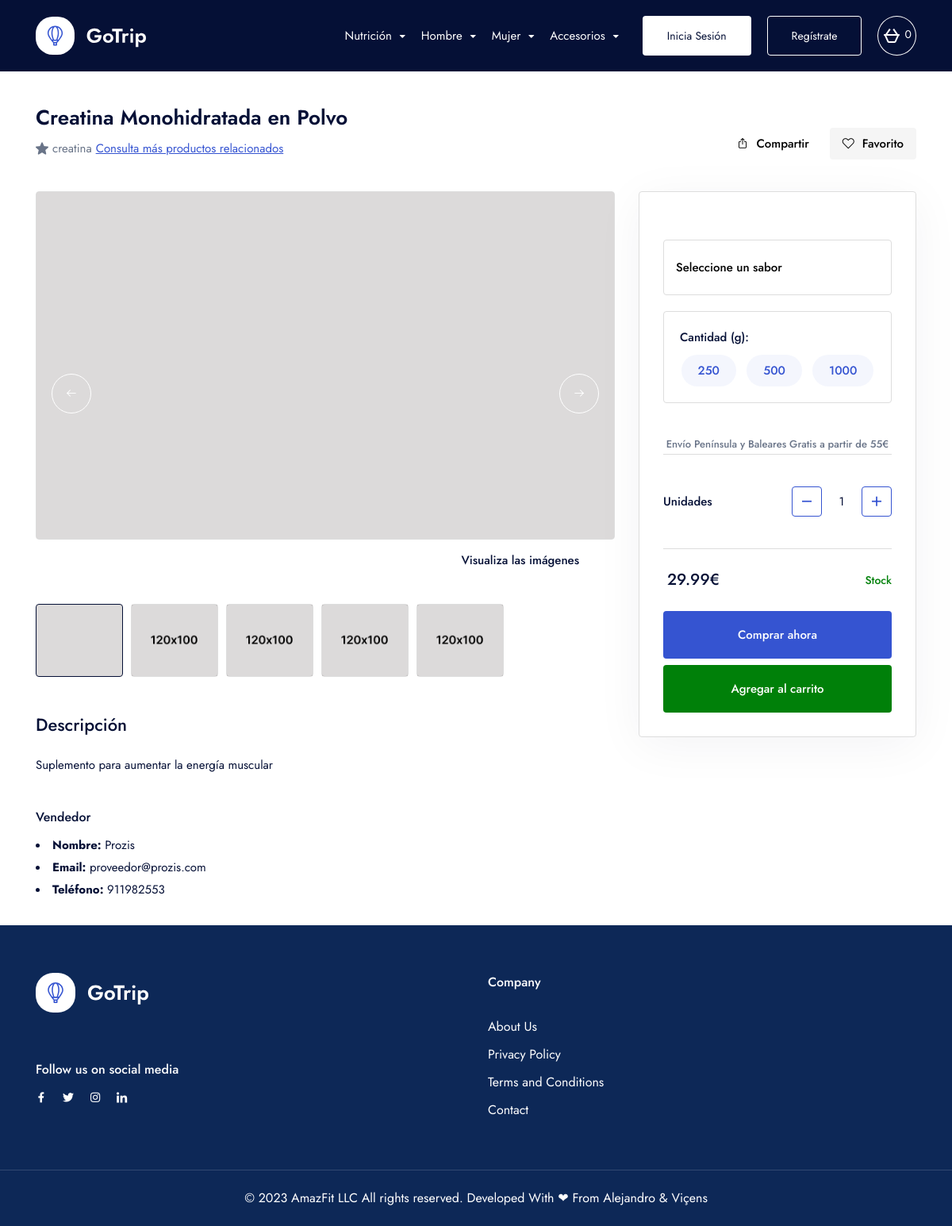
The app's page /BD204305407Z/producto.php?producto=1 with its own data.
### tables this page shows
CREATE TABLE Producto (
    idProducto INT (11) PRIMARY KEY AUTO_INCREMENT,
    nombre VARCHAR(100) NOT NULL,
    descripcion VARCHAR(255) NOT NULL,
    precio DECIMAL(10, 2) NOT NULL,
    descuento INT(3),
    stock INT NOT NULL,
    activo BOOLEAN NOT NULL,
    nombreCat VARCHAR(100) NOT NULL,
    FOREIGN KEY (nombreCat) REFERENCES Categoria(nombreCat)
);

CREATE TABLE UsuVen (
    emailVen VARCHAR(100) PRIMARY KEY,
    password VARCHAR(50) NOT NULL,
    nombre VARCHAR(50) NOT NULL,
    apellido VARCHAR(50) NULL,
    telefono INT(12) NOT NULL,
    cif VARCHAR(9) NOT NULL,
    direccion VARCHAR(255) NOT NULL
);

### BD204305407Z/producto.php (the view, shortened to what the rows shown need)
<?php
include('../conexion.php');
if (isset($_GET['producto'])) {
  $producto = $_GET['producto'];
}
$producto_query = "SELECT * FROM Producto WHERE idProducto = '$producto'";
$result = consultar("localhost", "root", "", $producto_query);
$reg = mysqli_fetch_array($result);
$producto_data = [
  'nombre' => $reg['nombre'],
  'descripcion' => $reg['descripcion'],
  'precio' => $reg['precio'],
  'stock' => $reg['stock'],
  'categoria' => $reg['nombreCat'],
];
$idProd = $reg['idProducto'];
$carac_query = "SELECT emailVen FROM Caracteristica WHERE idProducto = '$idProd' LIMIT 1";
$result_carac = consultar("localhost", "root", "", $carac_query);
$reg_carac = mysqli_fetch_array($result_carac);
$emailVen = $reg_carac['emailVen'];
$ven_query = "SELECT * FROM UsuVen WHERE emailVen = '$emailVen'";
$resultVen = consultar("localhost", "root", "", $ven_query);
$reg_ven = mysqli_fetch_array($resultVen);
$ven_data = [
  'nombre' => $reg_ven['nombre'],
  'telefono' => $reg_ven['telefono'],
  'email' => $reg_ven['emailVen'],
];
?>
<!DOCTYPE html>
<html lang="en" data-x="html" data-x-toggle="html-overflow-hidden">
<head>
  <link rel="stylesheet" href="../css/vendors.css">
  <link rel="stylesheet" href="../css/main.css">
  <link rel="stylesheet" type="text/css" href="../alertifyjs/css/alertify.css">
  <link rel="stylesheet" type="text/css" href="../alertifyjs/css/themes/default.css">
  <link rel="stylesheet" type="text/css" href="../alertifyjs/css/alertify.css">
  <link rel="stylesheet" type="text/css" href="../alertifyjs/css/themes/default.css">
</head>
<body>
  <main>
    <section class="pt-40">
      <div class="container">
        <div class="row justify-between items-end">
          <div class="col-auto">
            <h1 class="text-26 fw-600"><?= $producto_data['nombre'] ?></h1>
            <div class="d-flex x-gap-5 items-center pt-5">
              <i class="icon-star text-16 text-light-1"></i>
              <div class="text-15 text-light-1"><?= $producto_data['categoria'] ?> </div>
              <a href="categorias.php?nomCat=<?= $producto_data['categoria'] ?> " class="text-15 text-blue-1 underline">Consulta más productos relacionados</a>
            </div>
          </div>
        </div>
      </div>
    </section>
    <section class="pt-40">
      <div class="container js-pin-container">
        <div class="row y-gap-30">
          <div class="col-lg-8">
            <div class="row x-gap-80 y-gap-40 pt-40">
              <div class="col-12">
                <h3 class="text-22 fw-500">Descripción</h3>
                <p class="text-dark-1 text-15 mt-20">
                  <?= $producto_data['descripcion'] ?>
                </p>
              </div>
              <div class="col-12">
                <ul class="list-disc text-15 mt-10">
                  <li><b>Nombre:</b> <?= $ven_data['nombre'] ?> </li>
                  <li><b>Email:</b> <?= $ven_data['email'] ?></li>
                  <li><b>Teléfono:</b> <?= $ven_data['telefono'] ?></li>
                </ul>
              </div>
            </div>
          </div>
          <div class="col-lg-4">
            <div class="d-flex justify-end js-pin-content" data-offset="350">
              <div class="px-30 py-30 rounded-4 border-light bg-white w-360 lg:w-full shadow-4">
                <div class="row y-gap-20 pt-30">
                  <div class="d-flex justify-between items-center">
                    <div class="text-14 text-light-1">
                      <span class="price_product text-20 fw-500 text-dark-1 ml-5"><?= $producto_data['precio'] ?>€</span>
                    </div>
                  </div>
                </div>
              </div>
            </div>
          </div>
        </div>
      </div>
    </section>
  </main>
</body>
</html>

### records on screen
producto: nombre "Creatina Monohidratada en Polvo", nombreCat "creatina", descripcion "Suplemento para aumentar la energía muscular", precio "29.99"
usuven: nombre "Prozis", emailVen "proveedor@prozis.com", telefono "911982553"

### other values on screen
$num_cart "0"
$reg_carac['talla'] "250"
$reg_carac['talla'] "500"
$reg_carac['talla'] "1000"
